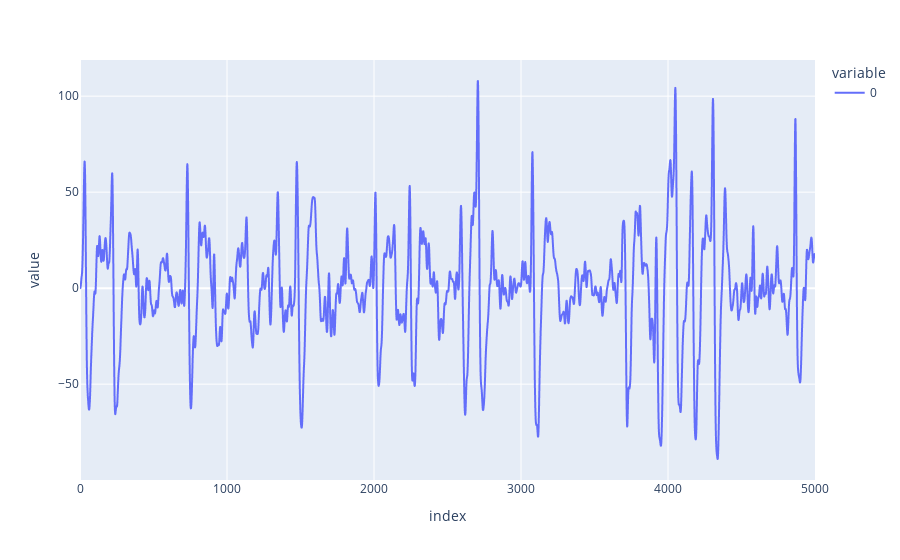

The notebook cell this image was saved under:
### Markdown cell above
#### After applying butterworth bandpass filter

### Code cell
fig=px.line(filteredSignal[0][0][:5001])
fig.show(renderer=rndr)

### Figure 1 — Plotly figure (JSON) as saved in the notebook; plotly's stock layout.template omitted (floating-point values rounded to 4 significant figures; data arrays with more than 128 entries replaced by an {"elided": "..."} marker saying what was removed)
{"data": [{"hovertemplate": "variable=0<br>index=%{x}<br>value=%{y}<extra></extra>", "legendgroup": "0", "line": {"color": "#636efa", "dash": "solid"}, "marker": {"symbol": "circle"}, "mode": "lines", "name": "0", "showlegend": true, "type": "scattergl", "x": {"elided": "5001 int values"}, "xaxis": "x", "y": {"elided": "5001 float values"}, "yaxis": "y"}], "layout": {"legend": {"title": {"text": "variable"}, "tracegroupgap": 0}, "margin": {"t": 60}, "xaxis": {"anchor": "y", "domain": [0, 1], "title": {"text": "index"}}, "yaxis": {"anchor": "x", "domain": [0, 1], "title": {"text": "value"}}}}
